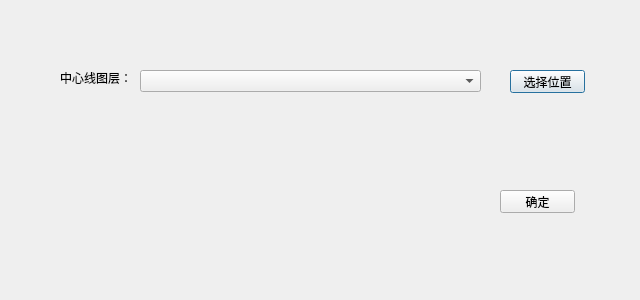
<?xml version="1.0" encoding="UTF-8"?>
<ui version="4.0">
 <class>Dialog_update_road_up_down_ids</class>
 <widget class="QDialog" name="Dialog_update_road_up_down_ids">
  <property name="geometry">
   <rect>
    <x>0</x>
    <y>0</y>
    <width>640</width>
    <height>300</height>
   </rect>
  </property>
  <property name="windowTitle">
   <string>更新中心线上下游节点</string>
  </property>
  <widget class="QLabel" name="label_center">
   <property name="geometry">
    <rect>
     <x>60</x>
     <y>70</y>
     <width>71</width>
     <height>16</height>
    </rect>
   </property>
   <property name="text">
    <string>中心线图层：</string>
   </property>
  </widget>
  <widget class="QComboBox" name="comboBox_road">
   <property name="geometry">
    <rect>
     <x>140</x>
     <y>70</y>
     <width>341</width>
     <height>22</height>
    </rect>
   </property>
  </widget>
  <widget class="QPushButton" name="btn_center_layer">
   <property name="geometry">
    <rect>
     <x>510</x>
     <y>70</y>
     <width>75</width>
     <height>23</height>
    </rect>
   </property>
   <property name="text">
    <string>选择位置</string>
   </property>
  </widget>
  <widget class="QPushButton" name="btn_run">
   <property name="geometry">
    <rect>
     <x>500</x>
     <y>190</y>
     <width>75</width>
     <height>23</height>
    </rect>
   </property>
   <property name="text">
    <string>确定</string>
   </property>
  </widget>
 </widget>
 <resources/>
 <connections/>
</ui>
